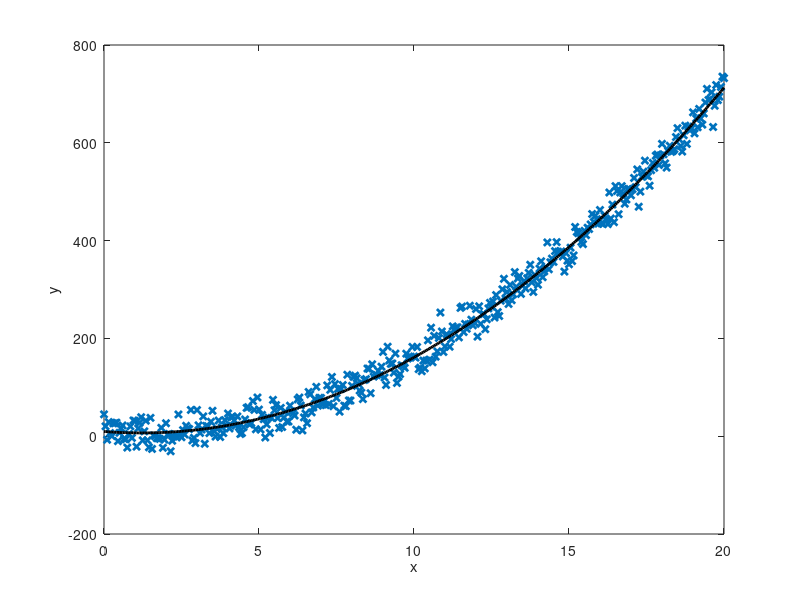
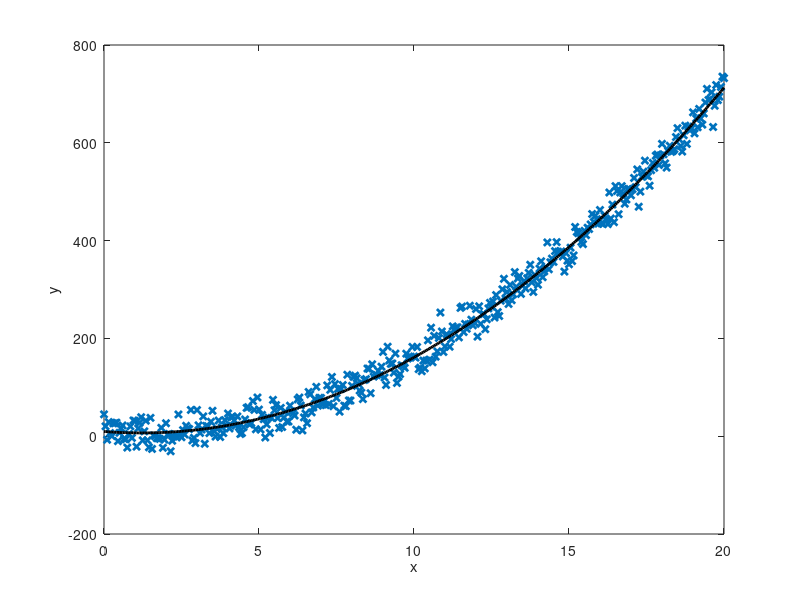
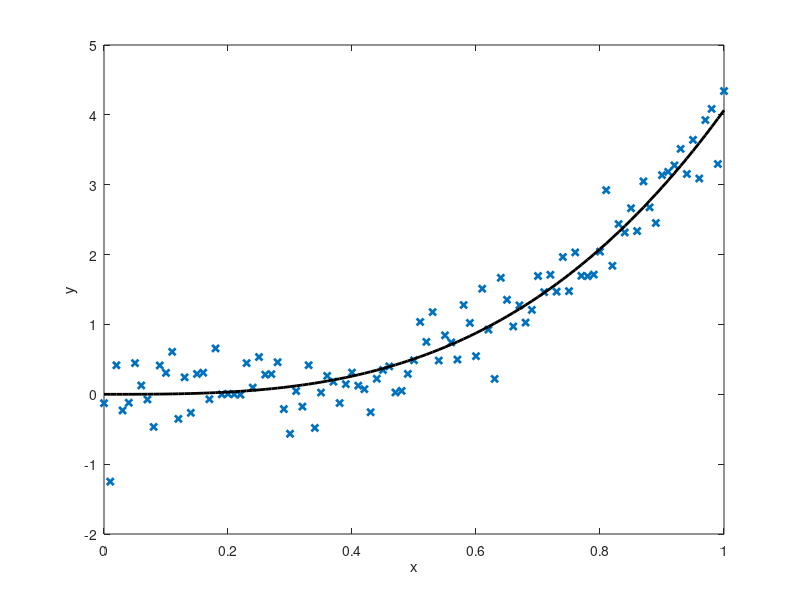
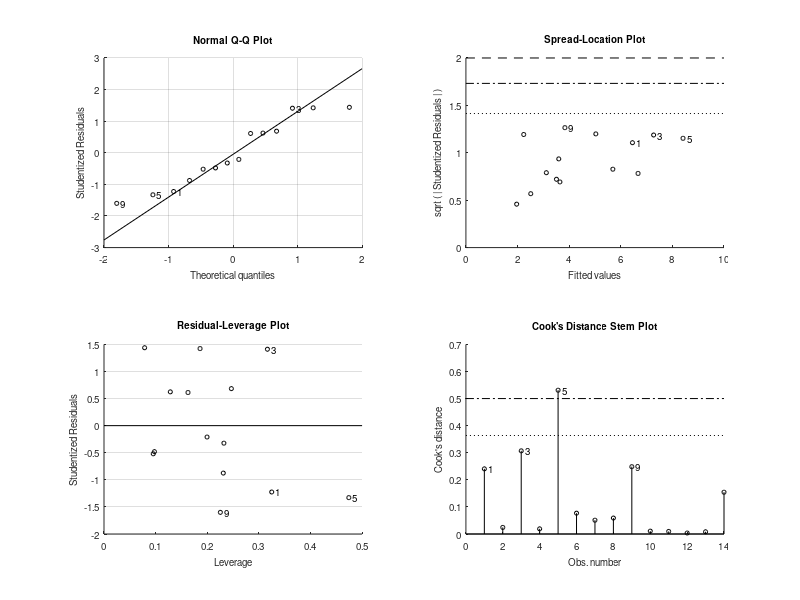

The MATLAB source for these figures, in order: (Note: this script raises an error after producing the figures.)
% Experimental Data Analysis: Lecture 8
close all, clear all, clc

%% MATLAB EXAMPLE 1 %%
%  Fitting linearized regression model

% generate random data
x = 0:0.05:20;

% linearized model y = w1x^2 + w2x + w3
y = 2*x.^2 - 5*x + 10 + 20*randn(size(x));

% plot data
figure(),
plot(x, y,'x','MarkerSize',5,'LineWidth',2)
xlabel('x');
ylabel('y');

% regressor matrix
X = [x(:).^2 x(:) ones(length(x),1)];

% estimate the weights using ordinary least-squares
w = inv(X'*X)*X'*y(:)

% w = X\y(:); alternative approach

% estimate the model fit
modelfit = X*w;

% estimate the squared error
squarederror = sum((y(:)-modelfit).^2)

% plot the model
hold on;
plot(x,modelfit,'k-','LineWidth',2);

%%
% MATLAB EXAMPLE 1: Alternative approach using polyfit

close all

% fit the data x,y with the polynom of order 2
p = polyfit(x,y,2);

% compare w and p
w
p

% estimate the model fit
modelfit = polyval(p,x);

% plot the model
figure(),
plot(x, y,'x','MarkerSize',5,'LineWidth',2)
xlabel('x');
ylabel('y');
hold on;
plot(x,modelfit,'k-','LineWidth',2);

%% MATLAB EXAMPLE 2 %%
%  Fitting nonlinear regression model
close all, clear all, clc

% generate random data
x = 0:0.01:1;

% nonlinear model y = ax^n;
y = 4*x.^3 + 0.3*randn(size(x));

% plot data
figure(),
plot(x, y,'x','MarkerSize',5,'LineWidth',2)
xlabel('x');
ylabel('y');

% define optimization options
options = optimset('Display','iter','FunValCheck','on','MaxFunEvals',Inf,'MaxIter',Inf, 'TolFun',1e-6,'TolX',1e-6);

% define bounds for the parameters
%              a    n
paramslb = [-Inf    -Inf];  % lower bound
paramsub = [ Inf  Inf];  % upper bound

% define the initial seed
%            a     n
params0 = [  1     1];               

% estimate model parameters using nonlinear optimization
modelfun = @(par,data) par(1)*data.^par(2);

% estimate 'a' and 'n' parameters?
[params,resnorm,residual,exitflag,output] = lsqcurvefit(modelfun,params0,x,y,paramslb,paramsub,options);
params

% estimate the model fit
modelfit = modelfun(params,x);

% estimate the squared error
squarederror = sum((y(:)-modelfit(:)).^2)

% plot the model
hold on;
plot(x,modelfit,'k-','LineWidth',2);


%% MATLAB EXAMPLE 3 %%
%  Fitting nonlinear regression model

% stuttering (dysfluent words/second)
y=[3.983 8.044 10.136 4.547 6.047 1.713 7.150 8.424 0.377 1.817 2.296 1.506 2.525 5.392]';

% levodopa doses (mg)
x=[1210 1284 1402 503 1709 573 1101 928 683 336 577 238 619 305]';

% motor performance
x(:,2)=[4 15 6 29 27 11 33 23 36 16 22 28 27 30]';

% multiple linear regression
mdl = fitlm(x,y,'linear')

%% MATLAB EXAMPLE 4 %%
%  Comparing one-way ANOVA and linear regression
close all, clear all, clc

x = randi(3,100,1);     % Generate 100 random integer per 3 group
y = x + randn(100,1);   % Generate some response sample
x = categorical(x);  % treat the integers are categories/groups

% One-way ANOVA
[p,anovatab,stats] = anova1(y,x);

% Linear regression
mdl = fitlm(x,y);

% Show the group means from the ANOVA
ANOVAgroupMeans = stats.means

% Get the coeficients from the linear regression
LRcoefficients = [mdl.Coefficients.Estimate'] 

% Rescale the coeficients according the intercept
scaledLRcoefficients  = [LRcoefficients(1) LRcoefficients(1)+LRcoefficients(2:3)]

% Compare the two results
abs(max(scaledLRcoefficients - ANOVAgroupMeans)) 
